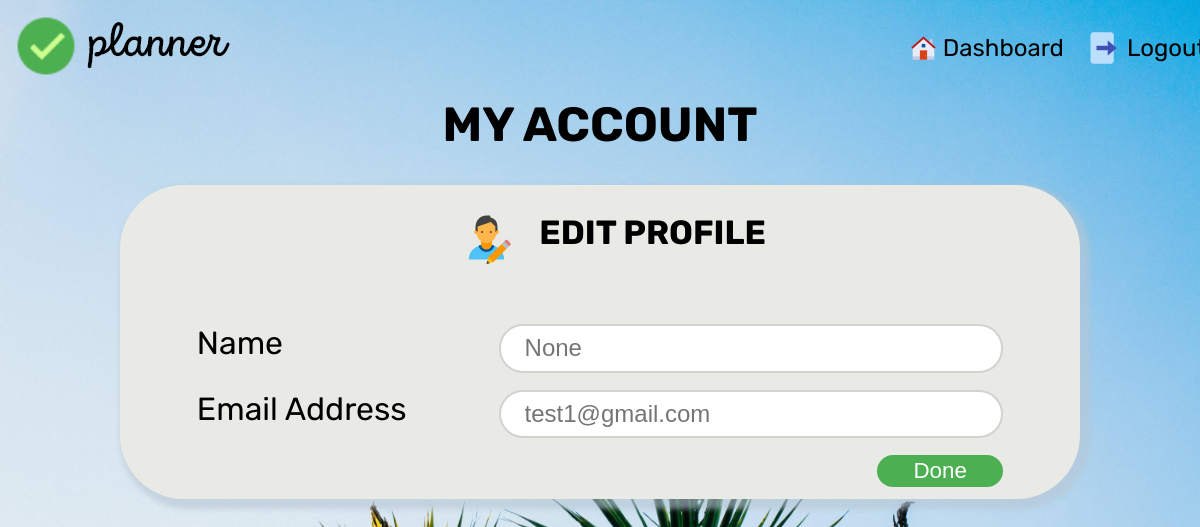
The app's page /profile (signed in), older data.
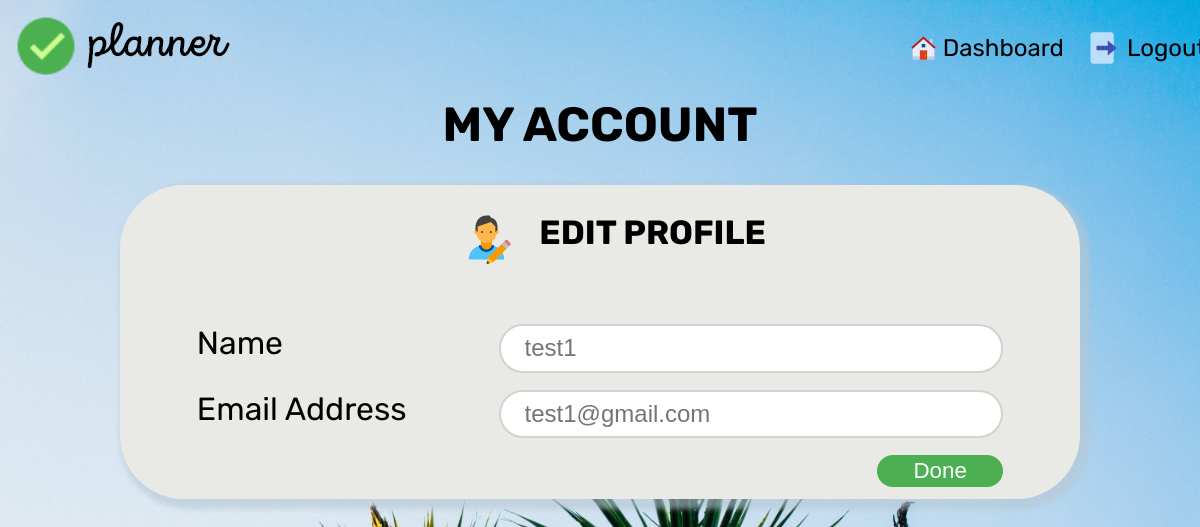
The same page, newer data.
### app/models.py (models this page shows, shortened)
class User(UserMixin, db.Model):
    id = db.Column(db.Integer, primary_key=True) # primary keys are required by SQLAlchemy
    email = db.Column(db.String(100), unique=True)
    password = db.Column(db.String(100))
    name = db.Column(db.String(1000))

### app/routes.py (the view)
@app.route('/profile',methods=["GET","POST"])
@login_required
def profile():
    id=current_user.id
    print(id)
    user=User.query.filter_by(id=id).first()
    print(user)
    name=user.name
    email=user.email
    password=user.password
    print(email)
    return render_template('profile.html', name=current_user.name, email=email)

### app/__init__.py (called while the page is built)
@login_manager.user_loader
def load_user(user_id):
    return User.query.get(int(user_id))

### app/templates/profile.html (shortened to what this page needs)
<!DOCTYPE html>
<html lang="en">
  <head>
    <link rel="stylesheet" href="/static/css/profile.css" />
  </head>
  <body class="full">
    <div class="header">
      <div class="logo">
        <a href="{{url_for('index')}}"><img src="/static/assets/icons/logo.png" alt="" /></a>
      </div>
      <div class="home">
        <div class="dashboard">
          <img src="/static/assets/icons/home_48px.svg" alt="" />
          <a href="{{url_for('dashboard')}}">Dashboard</a>
        </div>
        <div class="logout">
          <img src="/static/assets/icons/exit_48px.svg" alt="" />
          <a href="{{url_for('login')}}">Logout</a>
        </div>
      </div>
    </div>
    <h1>MY ACCOUNT</h1>
    <div class="edit">
      <div class="title">
        <img src="/static/assets/icons/edit-profile_48px.svg" alt="" />
        <h2>EDIT PROFILE</h2>
      </div>
      <form action="">
        <div class="details">
          <div class="name">
            <label for="">Name</label>
            <input type="text" placeholder={{name}}  />
          </div>
          <div class="email">
            <label for="">Email Address</label>
            <input type="text" placeholder={{email}} />
          </div>
        </div>
        <div class="done">
          <button>Done</button>
        </div>
      </form>
    </div>
  </body>
</html>

### app/static/css/profile.css (style rules this page uses)
html,body { margin: 0; left: 0; height: 100%; background-image: url('/static/assets/images/my_account_bg.jpg'); background-size: 100% 100%; background-repeat: no-repeat; background-attachment: fixed; display: flex; flex-direction: column; font-family: 'Rubik', sans-serif; }
.header { display: flex; flex-direction: row; justify-content: space-between; margin: 1%; }
.logo { width: 25%; }
.home { display: flex; flex-direction: row; justify-content: space-around; width: 30%; }
.dashboard, .logout { display: flex; width: 10%; align-items: center; justify-content: space-around; }
.dashboard img { margin: 0 10%; height: auto; }
.logout img { height: 50%; margin: 0 10%; }
.home a { font-size: 1.5rem; margin-left: 5%; text-decoration: none; color: black; }
h1 { margin-top: 0; text-align: center; font-size: 3rem; }
.edit { display: flex; flex-direction: column; justify-content: space-around; background-color: #e9eae5; border-radius: 4rem; padding: 0% 5% 1% 5%; width: 70%; margin: 0% auto; position: center; box-shadow: 5px 5px 5px 5px rgba(181, 199, 211, 0.6); }
.title { display: flex; flex-direction: row; justify-content: center; width: auto; margin: 0 auto; font-size: 1.4rem; }
.title img { width: 10%; padding: 5%; }
form { display: flex; flex-direction: column; justify-content: space-around; }
.details { padding: 2% 0 1% 0; }
.name, .email, .password { margin: 2% 2% 1% 2%; display: flex; flex-direction: row; justify-content: space-around; }
label { font-size: 2rem; width: 40%; }
input { align-items: baseline; justify-content: center; margin: auto; border: 2px solid #d2d2d0; outline: none; border-radius: 1.5rem; width: 60%; height: 1.8rem; padding: 0.5rem 1.5rem; font-size: 1.5rem; }
.done { width: 100%; text-align: right; }
.done button { background-color: #4caf51; width: 15%; margin-right: 2%; height: 2rem; font-size: 1.4rem; border: none; outline: none; border-radius: 2rem; color: white; }

Row changes from the older to the newer data that the page shows:
changed User "test1@gmail.com": name (not shown) → "test1"
Text that changed along with them:
form field name: "None" → (not shown)
